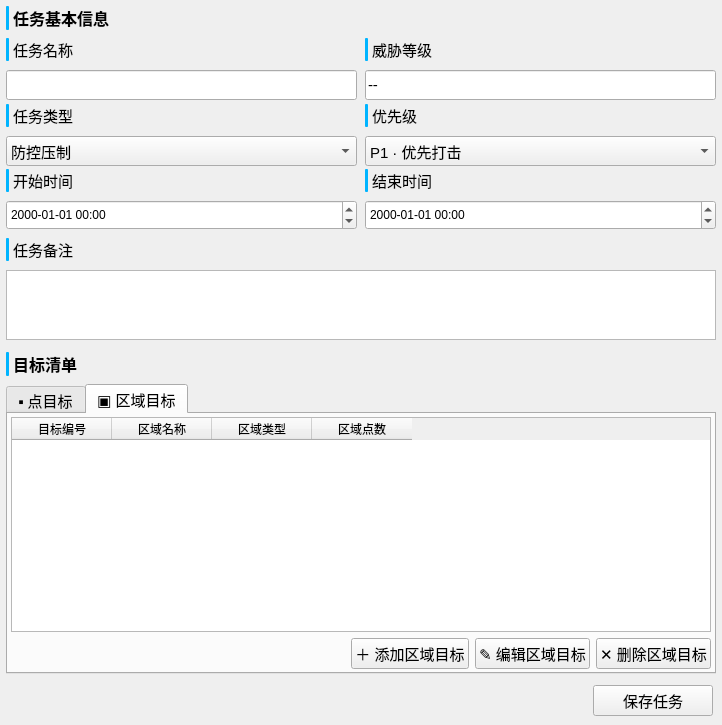
<?xml version="1.0" encoding="UTF-8"?>
<ui version="4.0">
 <class>RZSetTaskPlan</class>
 <widget class="QWidget" name="RZSetTaskPlan">
  <property name="geometry">
   <rect>
    <x>0</x>
    <y>0</y>
    <width>722</width>
    <height>725</height>
   </rect>
  </property>
  <property name="windowTitle">
   <string>AddOrEditTaskplan</string>
  </property>
  <layout class="QVBoxLayout" name="mainLy">
   <property name="leftMargin">
    <number>3</number>
   </property>
   <property name="topMargin">
    <number>3</number>
   </property>
   <property name="rightMargin">
    <number>3</number>
   </property>
   <property name="bottomMargin">
    <number>3</number>
   </property>
   <item>
    <widget class="QWidget" name="taskBasicInfoSection" native="true">
     <property name="minimumSize">
      <size>
       <width>0</width>
       <height>340</height>
      </size>
     </property>
     <property name="maximumSize">
      <size>
       <width>16777215</width>
       <height>340</height>
      </size>
     </property>
     <layout class="QVBoxLayout" name="basicInfoBoxLy">
      <property name="spacing">
       <number>8</number>
      </property>
      <property name="leftMargin">
       <number>3</number>
      </property>
      <property name="topMargin">
       <number>3</number>
      </property>
      <property name="rightMargin">
       <number>3</number>
      </property>
      <property name="bottomMargin">
       <number>3</number>
      </property>
      <item>
       <layout class="QHBoxLayout" name="basicInfoTitleLy">
        <property name="spacing">
         <number>4</number>
        </property>
        <item>
         <widget class="QLabel" name="vlineBasicInfoTitle">
          <property name="minimumSize">
           <size>
            <width>3</width>
            <height>0</height>
           </size>
          </property>
          <property name="maximumSize">
           <size>
            <width>3</width>
            <height>16777215</height>
           </size>
          </property>
          <property name="styleSheet">
           <string notr="true">background-color: #00b4ff; border-radius: 1px;</string>
          </property>
          <property name="text">
           <string/>
          </property>
         </widget>
        </item>
        <item>
         <widget class="QLabel" name="lblBasicInfoTitle">
          <property name="font">
           <font>
            <family>Alimama ShuHeiTi</family>
            <pointsize>12</pointsize>
            <weight>75</weight>
            <bold>true</bold>
           </font>
          </property>
          <property name="text">
           <string>任务基本信息</string>
          </property>
         </widget>
        </item>
        <item>
         <spacer name="basicInfoTitleSpc">
          <property name="orientation">
           <enum>Qt::Horizontal</enum>
          </property>
          <property name="sizeHint" stdset="0">
           <size>
            <width>40</width>
            <height>20</height>
           </size>
          </property>
         </spacer>
        </item>
       </layout>
      </item>
      <item>
       <layout class="QVBoxLayout" name="basicInfoBodyLy">
        <item>
         <layout class="QGridLayout" name="basicInfoGridLy">
          <item row="0" column="0">
           <layout class="QVBoxLayout" name="taskNameColumnLy">
            <property name="spacing">
             <number>9</number>
            </property>
            <item>
             <layout class="QHBoxLayout" name="taskNameHeaderLy">
              <property name="spacing">
               <number>4</number>
              </property>
              <item>
               <widget class="QLabel" name="vlineTaskName">
                <property name="minimumSize">
                 <size>
                  <width>3</width>
                  <height>0</height>
                 </size>
                </property>
                <property name="maximumSize">
                 <size>
                  <width>3</width>
                  <height>16777215</height>
                 </size>
                </property>
                <property name="styleSheet">
                 <string notr="true">background-color: #00b4ff; border-radius: 1px;</string>
                </property>
                <property name="text">
                 <string/>
                </property>
               </widget>
              </item>
              <item>
               <widget class="QLabel" name="lblTaskName">
                <property name="font">
                 <font>
                  <pointsize>11</pointsize>
                 </font>
                </property>
                <property name="text">
                 <string>任务名称</string>
                </property>
                <property name="alignment">
                 <set>Qt::AlignLeading|Qt::AlignLeft|Qt::AlignVCenter</set>
                </property>
               </widget>
              </item>
             </layout>
            </item>
            <item>
             <widget class="QLineEdit" name="leTaskName">
              <property name="minimumSize">
               <size>
                <width>0</width>
                <height>30</height>
               </size>
              </property>
              <property name="font">
               <font>
                <pointsize>11</pointsize>
               </font>
              </property>
              <property name="text">
               <string/>
              </property>
             </widget>
            </item>
           </layout>
          </item>
          <item row="0" column="1">
           <layout class="QVBoxLayout" name="threatLevelColumnLy">
            <property name="spacing">
             <number>9</number>
            </property>
            <item>
             <layout class="QHBoxLayout" name="threatLevelHeaderLy">
              <property name="spacing">
               <number>4</number>
              </property>
              <item>
               <widget class="QLabel" name="vlineThreatLevel">
                <property name="minimumSize">
                 <size>
                  <width>3</width>
                  <height>0</height>
                 </size>
                </property>
                <property name="maximumSize">
                 <size>
                  <width>3</width>
                  <height>16777215</height>
                 </size>
                </property>
                <property name="styleSheet">
                 <string notr="true">background-color: #00b4ff; border-radius: 1px;</string>
                </property>
                <property name="text">
                 <string/>
                </property>
               </widget>
              </item>
              <item>
               <widget class="QLabel" name="lblThreatLevelTitle">
                <property name="font">
                 <font>
                  <pointsize>11</pointsize>
                 </font>
                </property>
                <property name="text">
                 <string>威胁等级</string>
                </property>
                <property name="alignment">
                 <set>Qt::AlignLeading|Qt::AlignLeft|Qt::AlignVCenter</set>
                </property>
               </widget>
              </item>
             </layout>
            </item>
            <item>
             <widget class="QLineEdit" name="leThreatLevel">
              <property name="minimumSize">
               <size>
                <width>0</width>
                <height>30</height>
               </size>
              </property>
              <property name="font">
               <font>
                <pointsize>11</pointsize>
               </font>
              </property>
              <property name="text">
               <string>--</string>
              </property>
              <property name="readOnly">
               <bool>true</bool>
              </property>
             </widget>
            </item>
           </layout>
          </item>
          <item row="1" column="0">
           <layout class="QVBoxLayout" name="taskTypeColumnLy">
            <property name="spacing">
             <number>9</number>
            </property>
            <item>
             <layout class="QHBoxLayout" name="taskTypeHeaderLy">
              <property name="spacing">
               <number>4</number>
              </property>
              <item>
               <widget class="QLabel" name="vlineTaskType">
                <property name="minimumSize">
                 <size>
                  <width>3</width>
                  <height>0</height>
                 </size>
                </property>
                <property name="maximumSize">
                 <size>
                  <width>3</width>
                  <height>16777215</height>
                 </size>
                </property>
                <property name="styleSheet">
                 <string notr="true">background-color: #00b4ff; border-radius: 1px;</string>
                </property>
                <property name="text">
                 <string/>
                </property>
               </widget>
              </item>
              <item>
               <widget class="QLabel" name="lblTaskType">
                <property name="font">
                 <font>
                  <pointsize>11</pointsize>
                 </font>
                </property>
                <property name="text">
                 <string>任务类型</string>
                </property>
                <property name="alignment">
                 <set>Qt::AlignLeading|Qt::AlignLeft|Qt::AlignVCenter</set>
                </property>
               </widget>
              </item>
             </layout>
            </item>
            <item>
             <widget class="QComboBox" name="cmbTaskType">
              <property name="minimumSize">
               <size>
                <width>0</width>
                <height>30</height>
               </size>
              </property>
              <property name="font">
               <font>
                <pointsize>11</pointsize>
               </font>
              </property>
              <property name="currentIndex">
               <number>0</number>
              </property>
              <item>
               <property name="text">
                <string>防控压制</string>
               </property>
              </item>
              <item>
               <property name="text">
                <string>防控摧毁</string>
               </property>
              </item>
             </widget>
            </item>
           </layout>
          </item>
          <item row="1" column="1">
           <layout class="QVBoxLayout" name="priorityColumnLy">
            <property name="spacing">
             <number>9</number>
            </property>
            <item>
             <layout class="QHBoxLayout" name="priorityHeaderLy">
              <property name="spacing">
               <number>4</number>
              </property>
              <item>
               <widget class="QLabel" name="vlinePriority">
                <property name="minimumSize">
                 <size>
                  <width>3</width>
                  <height>0</height>
                 </size>
                </property>
                <property name="maximumSize">
                 <size>
                  <width>3</width>
                  <height>16777215</height>
                 </size>
                </property>
                <property name="styleSheet">
                 <string notr="true">background-color: #00b4ff; border-radius: 1px;</string>
                </property>
                <property name="text">
                 <string/>
                </property>
               </widget>
              </item>
              <item>
               <widget class="QLabel" name="lblPriority">
                <property name="font">
                 <font>
                  <pointsize>11</pointsize>
                 </font>
                </property>
                <property name="text">
                 <string>优先级</string>
                </property>
                <property name="alignment">
                 <set>Qt::AlignLeading|Qt::AlignLeft|Qt::AlignVCenter</set>
                </property>
               </widget>
              </item>
             </layout>
            </item>
            <item>
             <widget class="QComboBox" name="cmbPriority">
              <property name="sizePolicy">
               <sizepolicy hsizetype="Expanding" vsizetype="Fixed">
                <horstretch>0</horstretch>
                <verstretch>0</verstretch>
               </sizepolicy>
              </property>
              <property name="minimumSize">
               <size>
                <width>0</width>
                <height>30</height>
               </size>
              </property>
              <property name="font">
               <font>
                <pointsize>11</pointsize>
               </font>
              </property>
              <property name="currentIndex">
               <number>0</number>
              </property>
              <item>
               <property name="text">
                <string>P1 · 优先打击</string>
               </property>
              </item>
              <item>
               <property name="text">
                <string>P2 · 正常处理</string>
               </property>
              </item>
              <item>
               <property name="text">
                <string>P3 · 可延后</string>
               </property>
              </item>
             </widget>
            </item>
           </layout>
          </item>
         </layout>
        </item>
        <item>
         <layout class="QHBoxLayout" name="timeRangeLy">
          <item>
           <layout class="QVBoxLayout" name="startTimeColumnLy">
            <item>
             <layout class="QHBoxLayout" name="startTimeHeaderLy">
              <property name="spacing">
               <number>4</number>
              </property>
              <item>
               <widget class="QLabel" name="vlineStartTime">
                <property name="minimumSize">
                 <size>
                  <width>3</width>
                  <height>0</height>
                 </size>
                </property>
                <property name="maximumSize">
                 <size>
                  <width>3</width>
                  <height>16777215</height>
                 </size>
                </property>
                <property name="styleSheet">
                 <string notr="true">background-color: #00b4ff; border-radius: 1px;</string>
                </property>
                <property name="text">
                 <string/>
                </property>
               </widget>
              </item>
              <item>
               <widget class="QLabel" name="lblStartTime">
                <property name="font">
                 <font>
                  <pointsize>11</pointsize>
                 </font>
                </property>
                <property name="text">
                 <string>开始时间</string>
                </property>
                <property name="alignment">
                 <set>Qt::AlignLeading|Qt::AlignLeft|Qt::AlignVCenter</set>
                </property>
               </widget>
              </item>
             </layout>
            </item>
            <item>
             <widget class="QDateTimeEdit" name="dteStartTime">
              <property name="minimumSize">
               <size>
                <width>0</width>
                <height>30</height>
               </size>
              </property>
              <property name="font">
               <font>
                <pointsize>9</pointsize>
               </font>
              </property>
              <property name="displayFormat">
               <string>yyyy-MM-dd HH:mm</string>
              </property>
             </widget>
            </item>
           </layout>
          </item>
          <item>
           <layout class="QVBoxLayout" name="endTimeColumnLy">
            <item>
             <layout class="QHBoxLayout" name="endTimeHeaderLy">
              <property name="spacing">
               <number>4</number>
              </property>
              <item>
               <widget class="QLabel" name="vlineEndTime">
                <property name="minimumSize">
                 <size>
                  <width>3</width>
                  <height>0</height>
                 </size>
                </property>
                <property name="maximumSize">
                 <size>
                  <width>3</width>
                  <height>16777215</height>
                 </size>
                </property>
                <property name="styleSheet">
                 <string notr="true">background-color: #00b4ff; border-radius: 1px;</string>
                </property>
                <property name="text">
                 <string/>
                </property>
               </widget>
              </item>
              <item>
               <widget class="QLabel" name="lblEndTime">
                <property name="font">
                 <font>
                  <pointsize>11</pointsize>
                 </font>
                </property>
                <property name="text">
                 <string>结束时间</string>
                </property>
                <property name="alignment">
                 <set>Qt::AlignLeading|Qt::AlignLeft|Qt::AlignVCenter</set>
                </property>
               </widget>
              </item>
             </layout>
            </item>
            <item>
             <widget class="QDateTimeEdit" name="dteEndTime">
              <property name="minimumSize">
               <size>
                <width>0</width>
                <height>30</height>
               </size>
              </property>
              <property name="font">
               <font>
                <pointsize>9</pointsize>
               </font>
              </property>
              <property name="displayFormat">
               <string>yyyy-MM-dd HH:mm</string>
              </property>
             </widget>
            </item>
           </layout>
          </item>
         </layout>
        </item>
       </layout>
      </item>
      <item>
       <layout class="QVBoxLayout" name="verticalLayout">
        <property name="spacing">
         <number>9</number>
        </property>
        <item>
         <layout class="QHBoxLayout" name="taskRemarkHeaderLy">
          <property name="spacing">
           <number>4</number>
          </property>
          <item>
           <widget class="QLabel" name="vlineTaskRemark">
            <property name="minimumSize">
             <size>
              <width>3</width>
              <height>0</height>
             </size>
            </property>
            <property name="maximumSize">
             <size>
              <width>3</width>
              <height>16777215</height>
             </size>
            </property>
            <property name="styleSheet">
             <string notr="true">background-color: #00b4ff; border-radius: 1px;</string>
            </property>
            <property name="text">
             <string/>
            </property>
           </widget>
          </item>
          <item>
           <widget class="QLabel" name="lblTaskRemark">
            <property name="font">
             <font>
              <pointsize>11</pointsize>
             </font>
            </property>
            <property name="text">
             <string>任务备注</string>
            </property>
            <property name="alignment">
             <set>Qt::AlignLeading|Qt::AlignLeft|Qt::AlignVCenter</set>
            </property>
           </widget>
          </item>
         </layout>
        </item>
        <item>
         <widget class="QTextEdit" name="txeTaskRemark">
          <property name="maximumSize">
           <size>
            <width>16777215</width>
            <height>100</height>
           </size>
          </property>
          <property name="font">
           <font>
            <pointsize>11</pointsize>
           </font>
          </property>
         </widget>
        </item>
       </layout>
      </item>
     </layout>
     <zorder></zorder>
    </widget>
   </item>
   <item>
    <widget class="QWidget" name="targetListSection" native="true">
     <layout class="QVBoxLayout" name="targetsBoxLy">
      <property name="spacing">
       <number>8</number>
      </property>
      <property name="leftMargin">
       <number>3</number>
      </property>
      <property name="topMargin">
       <number>3</number>
      </property>
      <property name="rightMargin">
       <number>3</number>
      </property>
      <property name="bottomMargin">
       <number>3</number>
      </property>
      <item>
       <layout class="QHBoxLayout" name="targetListTitleLy">
        <property name="spacing">
         <number>4</number>
        </property>
        <item>
         <widget class="QLabel" name="vlineTargetListTitle">
          <property name="minimumSize">
           <size>
            <width>3</width>
            <height>0</height>
           </size>
          </property>
          <property name="maximumSize">
           <size>
            <width>3</width>
            <height>16777215</height>
           </size>
          </property>
          <property name="styleSheet">
           <string notr="true">background-color: #00b4ff; border-radius: 1px;</string>
          </property>
          <property name="text">
           <string/>
          </property>
         </widget>
        </item>
        <item>
         <widget class="QLabel" name="lblTargetListTitle">
          <property name="font">
           <font>
            <family>Alimama ShuHeiTi</family>
            <pointsize>12</pointsize>
            <weight>75</weight>
            <bold>true</bold>
           </font>
          </property>
          <property name="text">
           <string>目标清单</string>
          </property>
         </widget>
        </item>
        <item>
         <spacer name="targetListTitleSpc">
          <property name="orientation">
           <enum>Qt::Horizontal</enum>
          </property>
          <property name="sizeHint" stdset="0">
           <size>
            <width>40</width>
            <height>20</height>
           </size>
          </property>
         </spacer>
        </item>
       </layout>
      </item>
      <item>
       <widget class="QTabWidget" name="twTarget">
        <property name="font">
         <font>
          <pointsize>11</pointsize>
         </font>
        </property>
        <property name="currentIndex">
         <number>1</number>
        </property>
        <widget class="QWidget" name="wdPointTarget">
         <attribute name="title">
          <string>▪ 点目标</string>
         </attribute>
         <layout class="QVBoxLayout" name="pointTargetPageLy">
          <property name="leftMargin">
           <number>3</number>
          </property>
          <property name="topMargin">
           <number>3</number>
          </property>
          <property name="rightMargin">
           <number>3</number>
          </property>
          <property name="bottomMargin">
           <number>3</number>
          </property>
          <item>
           <widget class="QTableWidget" name="tbwPointTarget">
            <property name="font">
             <font>
              <pointsize>9</pointsize>
             </font>
            </property>
            <column>
             <property name="text">
              <string>目标名称</string>
             </property>
            </column>
            <column>
             <property name="text">
              <string>类型</string>
             </property>
            </column>
            <column>
             <property name="text">
              <string>位置</string>
             </property>
            </column>
            <column>
             <property name="text">
              <string>优先级</string>
             </property>
            </column>
            <column>
             <property name="text">
              <string>毁伤要求</string>
             </property>
            </column>
           </widget>
          </item>
          <item>
           <layout class="QHBoxLayout" name="pointTargetActionsLy">
            <item>
             <spacer name="pointTargetLeftSpc">
              <property name="font">
               <font>
                <pointsize>11</pointsize>
               </font>
              </property>
              <property name="orientation">
               <enum>Qt::Horizontal</enum>
              </property>
              <property name="sizeHint" stdset="0">
               <size>
                <width>40</width>
                <height>20</height>
               </size>
              </property>
             </spacer>
            </item>
            <item>
             <widget class="QPushButton" name="btnAddPointTarget">
              <property name="minimumSize">
               <size>
                <width>100</width>
                <height>25</height>
               </size>
              </property>
              <property name="font">
               <font>
                <pointsize>11</pointsize>
               </font>
              </property>
              <property name="text">
               <string>＋ 添加点目标</string>
              </property>
             </widget>
            </item>
            <item>
             <widget class="QPushButton" name="btnEditPointTarget">
              <property name="minimumSize">
               <size>
                <width>100</width>
                <height>25</height>
               </size>
              </property>
              <property name="font">
               <font>
                <pointsize>11</pointsize>
               </font>
              </property>
              <property name="text">
               <string>✎ 编辑点目标</string>
              </property>
             </widget>
            </item>
            <item>
             <widget class="QPushButton" name="btnDeletePointTarget">
              <property name="minimumSize">
               <size>
                <width>100</width>
                <height>25</height>
               </size>
              </property>
              <property name="font">
               <font>
                <pointsize>11</pointsize>
               </font>
              </property>
              <property name="text">
               <string>✕ 删除点目标</string>
              </property>
             </widget>
            </item>
           </layout>
          </item>
         </layout>
        </widget>
        <widget class="QWidget" name="wdAreaTarget">
         <attribute name="title">
          <string>▣ 区域目标</string>
         </attribute>
         <layout class="QVBoxLayout" name="areaTargetPageLy">
          <property name="leftMargin">
           <number>3</number>
          </property>
          <property name="topMargin">
           <number>3</number>
          </property>
          <property name="rightMargin">
           <number>3</number>
          </property>
          <property name="bottomMargin">
           <number>3</number>
          </property>
          <item>
           <widget class="QTableWidget" name="tbwAreaTarget">
            <property name="font">
             <font>
              <pointsize>9</pointsize>
             </font>
            </property>
            <column>
             <property name="text">
              <string>目标编号</string>
             </property>
            </column>
            <column>
             <property name="text">
              <string>区域名称</string>
             </property>
            </column>
            <column>
             <property name="text">
              <string>区域类型</string>
             </property>
            </column>
            <column>
             <property name="text">
              <string>区域点数</string>
             </property>
            </column>
           </widget>
          </item>
          <item>
           <layout class="QHBoxLayout" name="areaTargetActionsLy">
            <item>
             <spacer name="areaTargetLeftSpc">
              <property name="orientation">
               <enum>Qt::Horizontal</enum>
              </property>
              <property name="sizeHint" stdset="0">
               <size>
                <width>40</width>
                <height>20</height>
               </size>
              </property>
             </spacer>
            </item>
            <item>
             <widget class="QPushButton" name="btnAddAreaTarget">
              <property name="minimumSize">
               <size>
                <width>100</width>
                <height>25</height>
               </size>
              </property>
              <property name="text">
               <string>＋ 添加区域目标</string>
              </property>
             </widget>
            </item>
            <item>
             <widget class="QPushButton" name="btnEditAreaTarget">
              <property name="minimumSize">
               <size>
                <width>100</width>
                <height>25</height>
               </size>
              </property>
              <property name="text">
               <string>✎ 编辑区域目标</string>
              </property>
             </widget>
            </item>
            <item>
             <widget class="QPushButton" name="btnDeleteAreaTarget">
              <property name="minimumSize">
               <size>
                <width>100</width>
                <height>25</height>
               </size>
              </property>
              <property name="text">
               <string>✕ 删除区域目标</string>
              </property>
             </widget>
            </item>
           </layout>
          </item>
         </layout>
        </widget>
       </widget>
      </item>
      <item>
       <widget class="QWidget" name="wdBottomBar" native="true">
        <property name="font">
         <font>
          <pointsize>11</pointsize>
         </font>
        </property>
        <layout class="QHBoxLayout" name="bottomBarLy">
         <property name="leftMargin">
          <number>3</number>
         </property>
         <property name="topMargin">
          <number>3</number>
         </property>
         <property name="rightMargin">
          <number>3</number>
         </property>
         <property name="bottomMargin">
          <number>3</number>
         </property>
         <item>
          <spacer name="bottomBarLeftSpc">
           <property name="font">
            <font>
             <pointsize>11</pointsize>
            </font>
           </property>
           <property name="orientation">
            <enum>Qt::Horizontal</enum>
           </property>
           <property name="sizeHint" stdset="0">
            <size>
             <width>40</width>
             <height>20</height>
            </size>
           </property>
          </spacer>
         </item>
         <item>
          <widget class="QPushButton" name="btnSaveTask">
           <property name="minimumSize">
            <size>
             <width>120</width>
             <height>30</height>
            </size>
           </property>
           <property name="font">
            <font>
             <pointsize>11</pointsize>
            </font>
           </property>
           <property name="text">
            <string>保存任务</string>
           </property>
          </widget>
         </item>
        </layout>
       </widget>
      </item>
     </layout>
    </widget>
   </item>
  </layout>
 </widget>
 <resources/>
 <connections/>
</ui>
